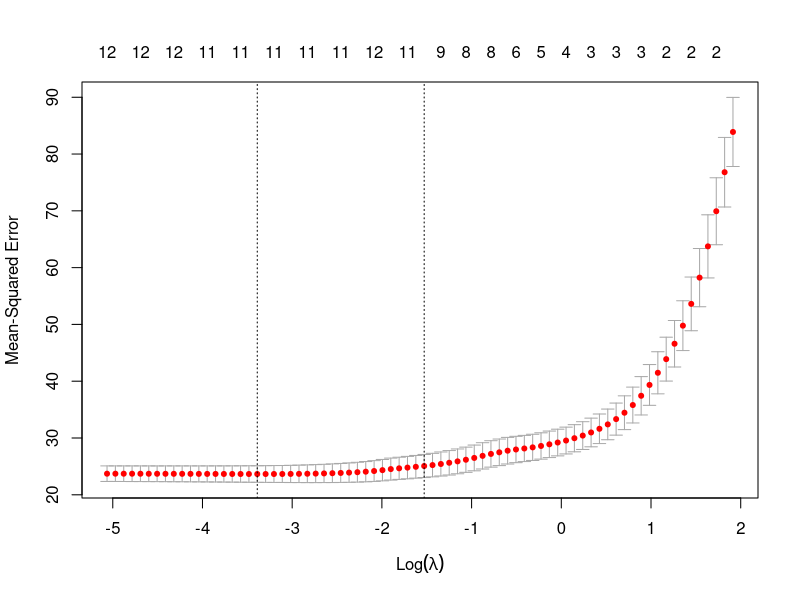

R code for this plot:
## ---- chunk 1
library(MASS)
data(Boston);
colnames(Boston) 
## ---- chunk 2
library(glmnet)
## ---- chunk 3
lasso_fit = glmnet(x = as.matrix(Boston[, -c(which(colnames(Boston)=='medv'))]), y = Boston$medv, alpha = 1)
#lambda = 0.5
coef(lasso_fit,s=0.5)

#lambda = 1
coef(lasso_fit,s=1)

#use 5-fold cross validation to pick lambda
cv_lasso_fit = cv.glmnet(x = as.matrix(Boston[, -c(which(colnames(Boston)=='medv'))]), y = Boston$medv, alpha = 1, nfolds = 5)
plot(cv_lasso_fit)
## ---- chunk 4
cv_lasso_fit$lambda.min
## ---- chunk 5
Boston.insample.prediction = predict(lasso_fit, as.matrix(Boston[, -c(which(colnames(Boston)=='medv'))]), s = cv_lasso_fit$lambda.min)
